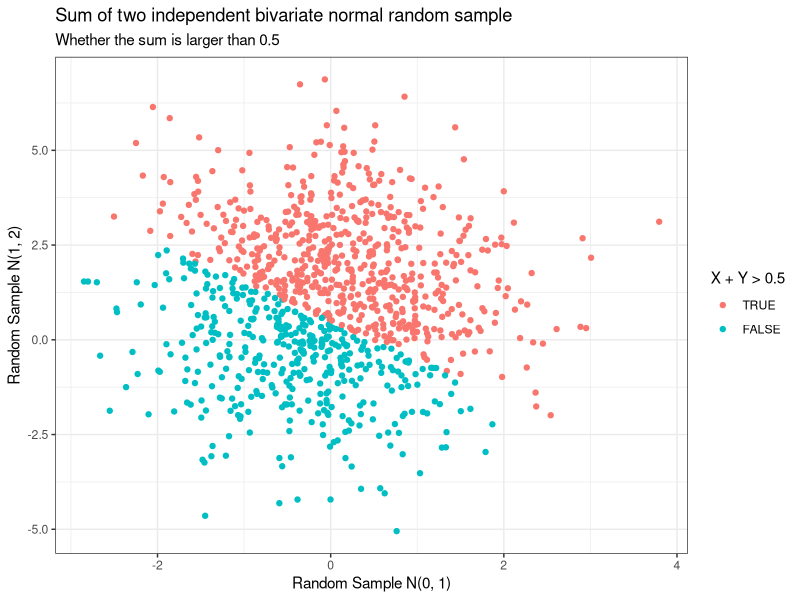

Write R code to recreate this figure. (Note: this script raises an error after producing the figure.)
## ---- chunk 1
library(forcats)
library(ggplot2)
library(dplyr)
library(readr)
set.seed(7462)
x<-rnorm(mean = 0,sd=1,n=1000)
y<-rnorm(mean = 1,sd=2,n=1000)
sum_indicator<-as.factor(ifelse(x+y>0.5,TRUE,FALSE))
sum_indicator<-fct_relevel(sum_indicator,"TRUE","FALSE")
tibble<-data.frame(x,y,sum_indicator)

tibble %>%
  mutate("X + Y > 0.5"=sum_indicator) %>%
  ggplot(aes(x=x,y=y,color=`X + Y > 0.5`))+
  geom_point()+
  xlab("Random Sample N(0, 1)")+
  ylab("Random Sample N(1, 2)")+
  theme_bw()+
  labs(title = "Sum of two independent bivariate normal random sample",
       subtitle = "Whether the sum is larger than 0.5")
## ---- chunk 2
penguin.df <- read_rds("./data/penguin.RDS")
round(colMeans(penguin.df[,c(3,5)],na.rm = T),digits = 2)
round(sd(penguin.df$bill_length_mm,na.rm = T),digits = 2)
round(sd(penguin.df$flipper_length_mm,na.rm = T),digits = 2)
## ---- chunk 3
penguin.df %>%
  filter(!is.na(sex)) %>%
  ggplot(aes(x=bill_length_mm,y=flipper_length_mm,color=species))+
  geom_point()+
  facet_wrap(~sex)+
  xlab("Bill length (millimeters)")+
  ylab("Flipper length (millimeters)")+
  theme_bw()+
  labs(title = "Relationship between lengrh of bill and flipper for aging penguins",
       subtitle = "In different species and sex")
